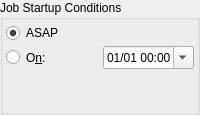
      <widget class="QGroupBox" name="startupGroup">
       <property name="sizePolicy">
        <sizepolicy hsizetype="Preferred" vsizetype="Preferred">
         <horstretch>0</horstretch>
         <verstretch>0</verstretch>
        </sizepolicy>
       </property>
       <property name="title">
        <string>Job Startup Conditions</string>
       </property>
       <layout class="QVBoxLayout" name="verticalLayout_3">
        <property name="spacing">
         <number>3</number>
        </property>
        <property name="leftMargin">
         <number>3</number>
        </property>
        <property name="topMargin">
         <number>3</number>
        </property>
        <property name="rightMargin">
         <number>3</number>
        </property>
        <property name="bottomMargin">
         <number>3</number>
        </property>
        <item>
         <layout class="QGridLayout" name="gridLayout" rowstretch="1,1" columnstretch="2,1">
          <property name="spacing">
           <number>3</number>
          </property>
          <item row="1" column="1">
           <widget class="QDateTimeEdit" name="startupTimeEdit">
            <property name="sizePolicy">
             <sizepolicy hsizetype="Preferred" vsizetype="Preferred">
              <horstretch>0</horstretch>
              <verstretch>0</verstretch>
             </sizepolicy>
            </property>
            <property name="displayFormat">
             <string>dd/MM hh:mm</string>
            </property>
            <property name="calendarPopup">
             <bool>true</bool>
            </property>
           </widget>
          </item>
          <item row="1" column="0">
           <widget class="QRadioButton" name="startupTimeConditionR">
            <property name="sizePolicy">
             <sizepolicy hsizetype="Preferred" vsizetype="Preferred">
              <horstretch>0</horstretch>
              <verstretch>0</verstretch>
             </sizepolicy>
            </property>
            <property name="toolTip">
             <string>Start the job on the specified date and time</string>
            </property>
            <property name="text">
             <string>O&amp;n:</string>
            </property>
            <attribute name="buttonGroup">
             <string notr="true">startupButtonGroup</string>
            </attribute>
           </widget>
          </item>
          <item row="0" column="0" colspan="2">
           <widget class="QRadioButton" name="asapConditionR">
            <property name="sizePolicy">
             <sizepolicy hsizetype="Preferred" vsizetype="Preferred">
              <horstretch>0</horstretch>
              <verstretch>0</verstretch>
             </sizepolicy>
            </property>
            <property name="toolTip">
             <string>Start the observation job as soon as all the constraints, if any, are met. The best candidate target shall be imaged first.</string>
            </property>
            <property name="text">
             <string>ASAP</string>
            </property>
            <property name="checked">
             <bool>true</bool>
            </property>
            <attribute name="buttonGroup">
             <string notr="true">startupButtonGroup</string>
            </attribute>
           </widget>
          </item>
         </layout>
        </item>
        <item>
         <spacer name="verticalSpacer_2">
          <property name="orientation">
           <enum>Qt::Vertical</enum>
          </property>
          <property name="sizeHint" stdset="0">
           <size>
            <width>20</width>
            <height>40</height>
           </size>
          </property>
         </spacer>
        </item>
       </layout>
      </widget>
